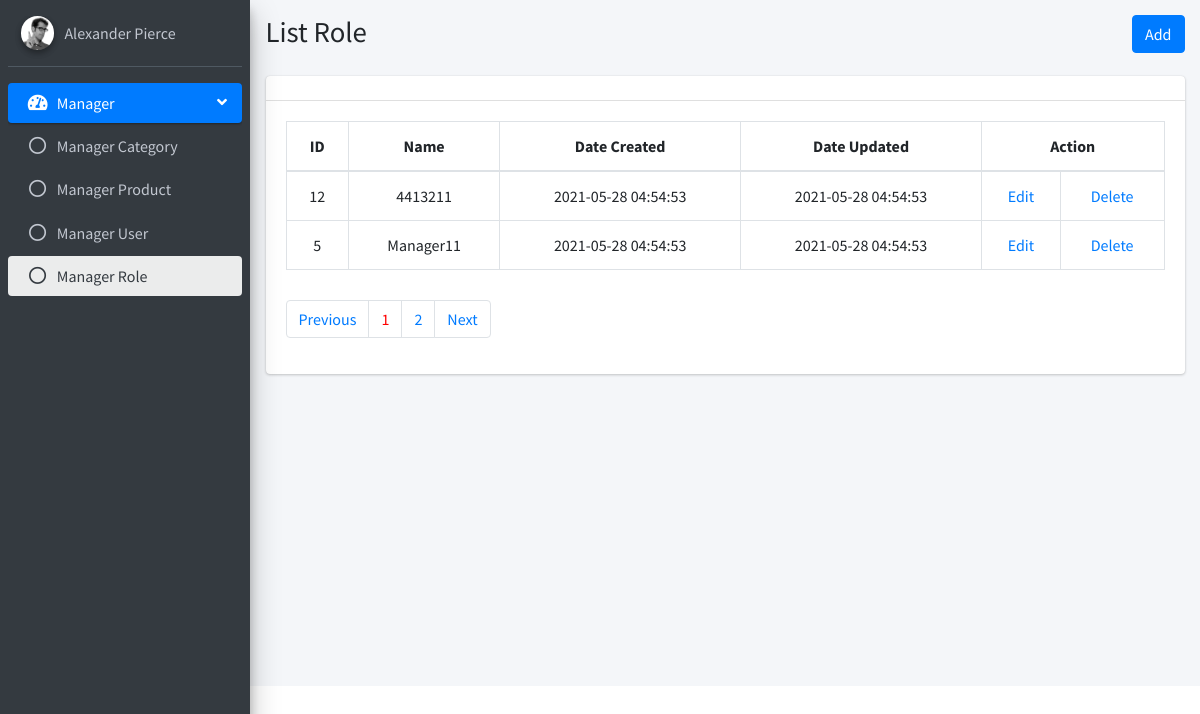
Page /Role/listRole on the committed database.
### tables this page shows
CREATE TABLE `role` (
  `id` int(11) NOT NULL,
  `role_name` varchar(255) NOT NULL,
  `create_at` timestamp NOT NULL DEFAULT current_timestamp(),
  `update_at` timestamp NOT NULL DEFAULT current_timestamp()
);

### mvc/core/Controller.php (called while the page is built, shortened)
<?php
    class Controller
    {
        public function model($model)
        {
            return new $model;
        }
        public function view($view, $data = [])
        {
            require_once "./mvc/views/".$view.".php";
        }
    }
?>

### mvc/controllers/Role.php (called while the page is built, shortened)
<?php
    class Role extends Controller
    {
        function listRole()
        {
            $url = $_SERVER['REQUEST_URI'];
            $parts = parse_url($url);
            if (array_key_exists('query', $parts)) {
                parse_str($parts['query'], $query);
                $pageIn = (int)$query['page'];
            } else {
                $pageIn = 1;
            }
            $roleModel = $this->model("RoleModel");
            $paginate = $roleModel->listRole($pageIn);
            $checkUser = $roleModel->checkUser();
            $this->view('master' , ['page' => 'role/list' , 'paginate' => $paginate , 'pageIn' => $pageIn , 'checkUser' => $checkUser]);
        }
    }
?>

### mvc/core/App.php (called while the page is built, shortened)
<?php
class App
{
    protected $action="Home";
    function __construct()
    {
        $arr = $this->UrlProcess();
        if(isset($arr)) {
            if ( file_exists("./mvc/controllers/".$arr[0].".php") ){
                unset($arr[0]);
            }
        }
        $this->controller = new $this->controller;
        if (isset($arr[1])){
            if( method_exists( $this->controller , $arr[1]) ){
                $this->action = $arr[1];
            }
            unset($arr[1]);
        }
        $this->params = $arr?array_values($arr):[];
        call_user_func_array([$this->controller, $this->action], $this->params);
    }
    function UrlProcess()
    {
        if (isset($_GET["url"]) ){
            return explode("/", filter_var(trim($_GET["url"], "/")));
        }
    }
}
?>

### index.php (called while the page is built, shortened)
<?php
    $myApp = new App();
?>

### mvc/core/DB.php (called while the page is built, shortened)
<?php
    class DB
    {
        protected $servername = "localhost";
        protected $username = "root";
        protected $password = "";
        function __construct()
        {
            $this->con = mysqli_connect($this->servername, $this->username, $this->password);
        }
    }
?>

### mvc/models/RoleModel.php (called while the page is built, shortened)
<?php
    class RoleModel extends DB
    {
        public function listRole($pageIn)
        {
            $paginate = [];
            $query = "SELECT * FROM role";
            $rows = mysqli_query($this->con,$query);
            $count = mysqli_num_rows($rows);
            $numberPage = 2;
            $pages = (int)ceil($count / $numberPage);
            $start = ($pageIn * $numberPage) - $numberPage;
            $stmt = $this->con->prepare("SELECT * FROM role ORDER BY id desc LIMIT ? , ? ");
            $stmt->bind_param('ii',$start,$numberPage);
            if ($stmt->execute()) {
                $paginate['listRole'] = $stmt->get_result();
                $paginate['numberPage'] = $pages;
            }
            return $paginate;
        }
    }
?>

### mvc/views/pages/role/list.php (the view, shortened to what this page needs)
<section class="content-header">
    <div class="container-fluid">
    <div class="row mb-2">
        <div class="col-sm-6">
        <h1>List Role</h1>
        </div>
        <div class="col-sm-6">
        <ol class="breadcrumb float-sm-right">
            <a class="btn btn-primary" href="addRole">Add</a>
        </ol>
        </div>
    </div>
    </div>
</section>
<section class="content">
    <div class="container-fluid">
    <div class="row">
        <div class="col-12">
        <div class="card">
            <div class="card-header">
            </div>
            <div class="card-body">
                <table id="example2" class="table table-bordered table-hover">
                    <thead>
                        <tr>
                            <th>ID</th>
                            <th>Name</th>
                            <th>Date Created</th>
                            <th>Date Updated</th>
                            <th colspan="2">Action</th>
                        </tr>
                    </thead>
                    <tbody>
                    <?php
                        while ($row = $data['paginate']['listRole']->fetch_assoc()) {
                    ?>
                        <tr>
                            <td><?php echo $row['id'] ?></td>
                            <td><?php echo $row['role_name'] ?></td>
                            <td><?php echo $row['create_at'] ?></td>
                            <td><?php echo $row['update_at'] ?></td>
                            <td><a href="editRole/<?php echo $row['id'];?>/<?php echo $data['pageIn']; ?>">Edit</a></td>
                            <td>
                                <?php
                                    if (in_array($row['id'],$data['checkUser'])) {} else {
                                ?>
                                    <a onclick="return confirm('Are you want to delete?')" href="deleteRole/<?php echo $row['id'] ?>/<?php echo $data['pageIn']; ?>">Delete</a>
                                <?php } ?>
                            </td>
                        </tr>
                    <?php
                        }
                     ?>
                    </tbody>
                </table>
                <nav aria-label="Page navigation example" style="margin-top: 30px;">
                    <ul class="pagination">
                        <?php
                            if ($data['pageIn'] < $data['paginate']['numberPage']){
                                $next = $data['pageIn'] + 1;
                            }
                         ?>
                        <li class="page-item <?php if ($data['pageIn'] <= 1){ echo 'previos_disble'; } else{ echo 'previos_enable'; }  ?>"><a class="page-link" href="listRole?page=<?php echo $previous ?>">Previous</a></li>
                        <?php
                             for ($i = 1; $i<= $data['paginate']['numberPage']; $i++) {
                        ?>
                            <li class="page-item"><a class="page-link <?php if ($data['pageIn'] === $i) {echo "selected"; } ?>" href="listRole?page=<?php echo $i ?>"><?php echo $i ?></a></li>
                        <?php } ?>
                        <li class="page-item <?php if ($data['pageIn'] >= $data['paginate']['numberPage']) { echo 'next_disable'; } else { echo "next_enable"; } ?>"><a class="page-link" href="listRole?page=<?php echo $next ?>">Next</a></li>
                    </ul>
                </nav>
            </div>
        </div>
        </div>
    </div>
    </div>
</section>

### public/css/custom.css (style rules this page uses)
.selected { color: red; }
th, td { vertical-align: middle !important; text-align: center; }

### mvc/views/pages/role/list.php (style rules this page uses)
.next_disable , .previos_disble { pointer-events: none; }
.next_enable , .previos_enable { pointer-events: unset; }

### rows in the picture
role: id "12", role_name "4413211", create_at "2021-05-28 04:54:53", update_at "2021-05-28 04:54:53"
role: id "5", role_name "Manager11", create_at "2021-05-28 04:54:53", update_at "2021-05-28 04:54:53"
